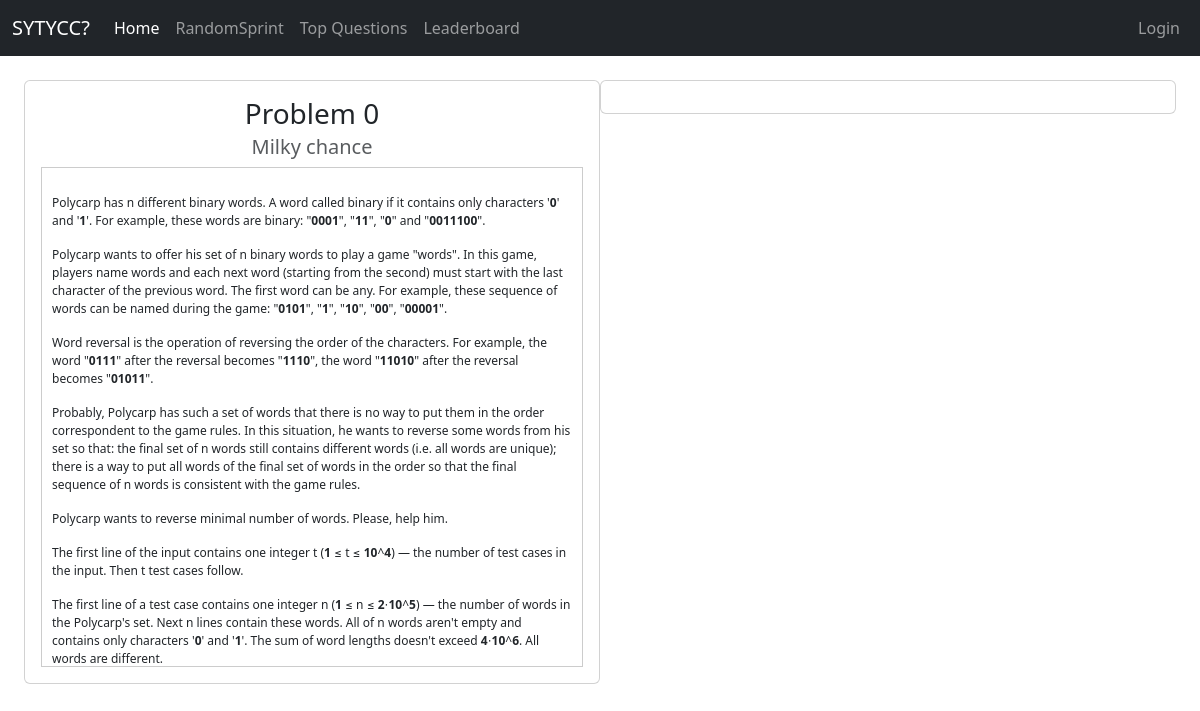
/problems/0/, run on the app's committed database.
### compiler/models.py (models this page shows)
class Problem(models.Model):
    author = models.ForeignKey(User, on_delete=models.CASCADE, blank=True, null=True)
    title = models.CharField(max_length=50)
    description = models.TextField(max_length=4000)
    difficulty = models.CharField(max_length=25)
    inputs = models.TextField(max_length=1000, blank=True, null=True)
    outputs = models.TextField(max_length=1000, blank=True, null=True)
    input_signature = models.JSONField(null=True, blank=True)
    output_type = models.CharField(max_length=50, null=True, blank=True)

### compiler/views.py (the view)
# urls.py: path('problems/<int:prob_id>/', views.problems, name='problems'),
def problems(request, prob_id):
    problem = Problem.objects.get(id=prob_id)
    form = Run_Solution_Form()
    react_js = get_react_file('js', 'main.js')
    return render(request, 'problem_description_react.html', {'problem_id': problem.id, 'executed':False, 'form': form, 'problem': problem, 'react_js':react_js})

### compiler/utils.py (called while the page is built)
def get_react_file(file_type, filename):
    try:
        manifest_path = os.path.join(settings.BASE_DIR, 'frontend', 'build', 'asset-manifest.json')
        with open(manifest_path, 'r') as manifest_file:
            manifest = json.load(manifest_file)
        return manifest['files']['main.js']
    except (FileNotFoundError, KeyError):
        return static(filename)

### templates/problem_description_react.html (shortened to what this page needs)
{% extends 'base.html' %}
{% block content %}
{% load custom_filters %}
    <div class="container-full container-fluid">
        <div class="col-md-6 container_left">
            <div class="card">
                <div class="card-body">
                    <div class="card-body-title">
                        <h3 class="card-title"> Problem {{problem.id}}</h3>
                        <h5 class="card-subtitle mb-2 text-body-secondary">{% if problem.title %} {{problem.title}} {% else %} Car and Cake {% endif %}</h5>
                    </div>
                    <div class="card-body-descr scrollable">
                        <p class="">{% if problem.description %} {{problem.description|safe}} {% else %} Description {% endif %}</p>
                        <p class="">{% if problem.inputs %} {{problem.inputs|safe}} {% else %} Inputs {% endif %}</p>
                    </div>
                </div>
            </div>
        </div>
        {% load static%}
        <div class="col-md-6 container_right ">
            <div class="card">
                <div class="card-body">
                </div>
            </div>
        </div>
    </div>
{% endblock %}

### templates/base.html (style rules this page uses)
.container-full, container-fluid { width: 100%; text-align : center; }

### templates/problem_description_react.html (style rules this page uses)
.container-full.container-fluid { display: flex; align-items: stretch; }
.container_left, .container_right { flex:1; display: flex; flex-direction: column; }
.card { height: 100%; width: 100%; flex-direction : column; }
.card-body { flex: 1; display: flex; flex-direction: column; justify-content: space-between; }
.scrollable { font-size: 12px; text-align: left; width:100%; height: 500px; overflow-y: scroll; overflow-x:hidden; border: 1px solid #ccc; padding: 10px; }

### data on the page
Problem: id "0", title "Milky chance", description "Polycarp has n different binary words. A word called binary if it contains only characters ' 0 ' and ' 1 '. For example, these words are binary: \" 0001 \", \" 11 \", \" 0 \" and \" 0011100 \". Polycarp wants to offer his set of n binary words to play a game \"words\". In this game, players name words and each next word (starting from the second) must start with the last character of the previous word. The first word can be any. For example, these sequence of words can be named during the game: \" 0101 \", \" 1 \", \" 10 \", \" 00 \", \" 00001 \". Word reversal is the operation of reversing the order of the characters. For example, the word \" 0111 \" after the reversal becomes \" 1110 \", the word \" 11010 \" after…", inputs "The first line of the input contains one integer t ( 1 ≤ t ≤ 10 ^ 4 ) — the number of test cases in the input. Then t test cases follow. The first line of a test case contains one integer n ( 1 ≤ n ≤ 2 ⋅ 10 ^ 5 ) — the number of words in the Polycarp's set. Next n lines contain these words. All of n words aren't empty and contains only characters ' 0 ' and ' 1 '. The sum of word lengths doesn't exceed 4 ⋅ 10 ^ 6 . All words are different."
